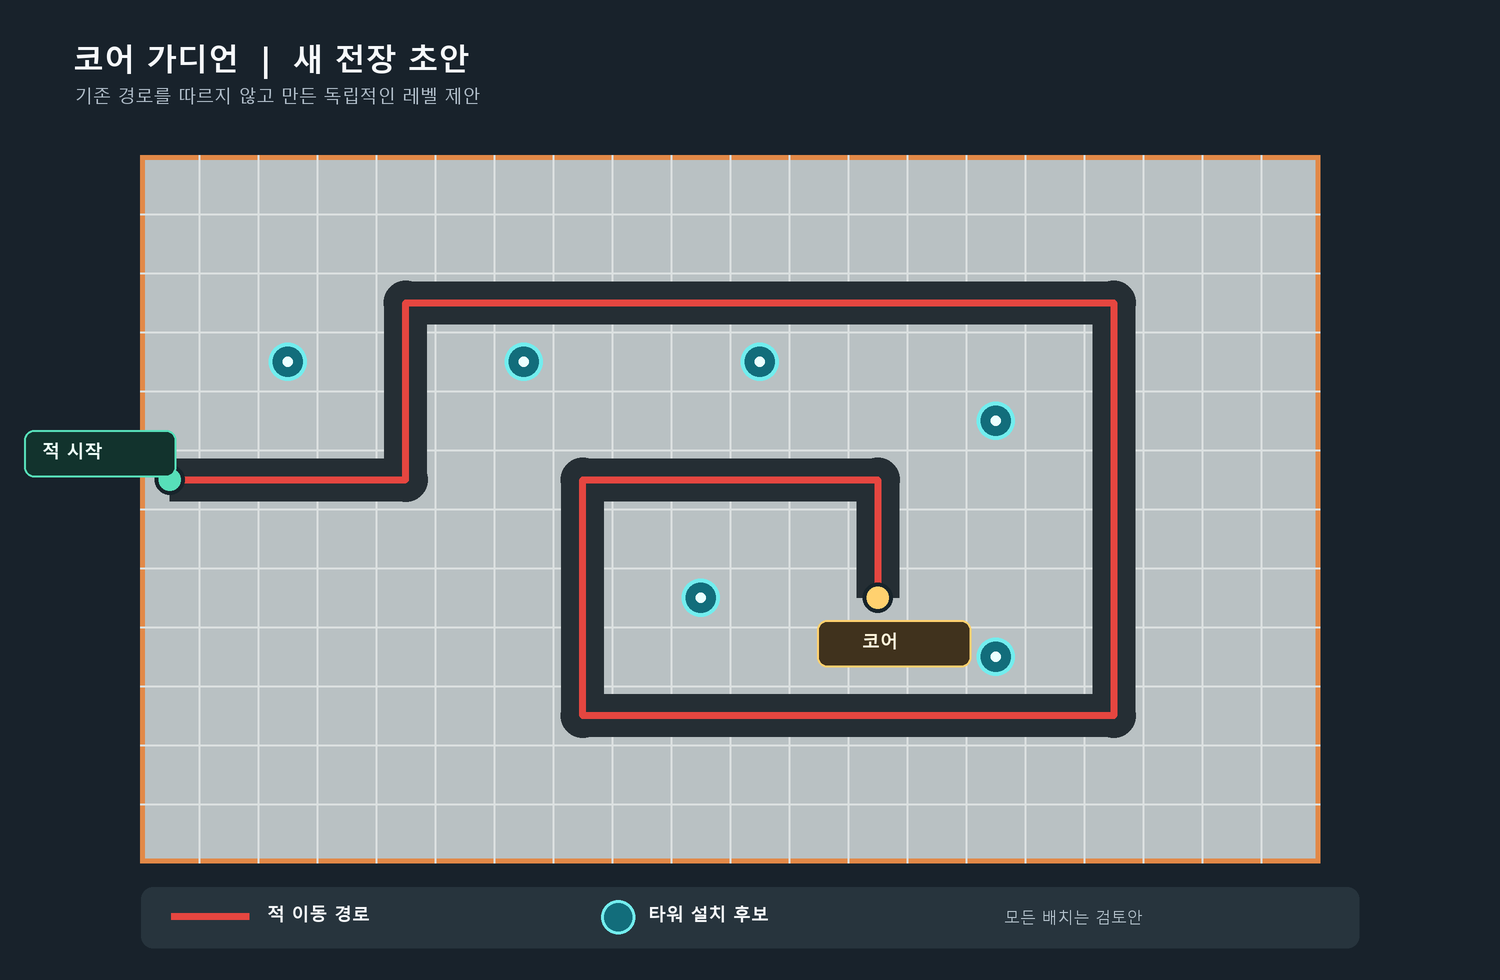

Here is the Python script that generated this plot:
from PIL import Image, ImageDraw, ImageFont


S = 2
W, H = 1500, 980
image = Image.new("RGB", (W * S, H * S), "#18222b")
draw = ImageDraw.Draw(image)
font_path = r"C:\Windows\Fonts\malgun.ttf"
bold_path = r"C:\Windows\Fonts\malgunbd.ttf"
title = ImageFont.truetype(bold_path, 31 * S)
sub = ImageFont.truetype(font_path, 18 * S)
label = ImageFont.truetype(bold_path, 18 * S)
small = ImageFont.truetype(font_path, 16 * S)


def text_at(x, y, value, font, color):
    draw.text((x * S, y * S), value, font=font, fill=color)


text_at(73, 37, "코어 가디언  |  새 전장 초안", title, "#f6f8fa")
text_at(75, 83, "기존 경로를 따르지 않고 만든 독립적인 레벨 제안", sub, "#aebbc7")

X, Y, T = 140, 155, 59
COLS, ROWS = 20, 12
draw.rectangle((X*S, Y*S, (X+COLS*T)*S, (Y+ROWS*T)*S), fill="#b9c1c3", outline="#e28948", width=5*S)
for c in range(1, COLS):
    x = (X+c*T)*S
    draw.line(((x, Y*S), (x, (Y+ROWS*T)*S)), fill="#dce1e1", width=2*S)
for r in range(1, ROWS):
    y = (Y+r*T)*S
    draw.line(((X*S, y), ((X+COLS*T)*S, y)), fill="#dce1e1", width=2*S)


def cell(c, r):
    return ((X+(c+0.5)*T)*S, (Y+(r+0.5)*T)*S)


# A new inward route: the enemy traverses an outer defense ring and then
# returns toward an inner core. The existing reference layout is not traced.
nodes = [(0, 5), (4, 5), (4, 2), (16, 2), (16, 9),
         (7, 9), (7, 5), (12, 5), (12, 7)]
points = [cell(*node) for node in nodes]
draw.line(points, fill="#252e34", width=43*S, joint="curve")
for x, y in points[1:-1]:
    rr = 22*S
    draw.ellipse((x-rr,y-rr,x+rr,y+rr), fill="#252e34")
draw.line(points, fill="#e64640", width=7*S, joint="curve")

# Candidate construction cells. They are intentionally few and spread over
# the route's three distinct attack windows; none is a committed placement.
candidates = [(2,3), (6,3), (10,3), (14,4), (14,8), (9,7)]
for c, r in candidates:
    cx, cy = cell(c,r)
    rr = 19*S
    draw.ellipse((cx-rr,cy-rr,cx+rr,cy+rr), fill="#126d7b", outline="#73edee", width=4*S)
    draw.ellipse((cx-5*S,cy-5*S,cx+5*S,cy+5*S), fill="#eaffff")

sx, sy = points[0]
ex, ey = points[-1]
for cx, cy, color in [(sx,sy,"#57dfb9"),(ex,ey,"#ffd16f")]:
    rr=15*S
    draw.ellipse((cx-rr,cy-rr,cx+rr,cy+rr),fill=color,outline="#17242b",width=4*S)

draw.rounded_rectangle((24*S,430*S,176*S,477*S),radius=10*S,fill="#12332d",outline="#57dfb9",width=2*S)
text_at(42, 438, "적 시작", label, "#edfff8")
draw.rounded_rectangle((817*S,620*S,971*S,667*S),radius=10*S,fill="#40321d",outline="#ffd16f",width=2*S)
text_at(862, 628, "코어", label, "#fff5db")

draw.rounded_rectangle((141*S,887*S,1359*S,948*S),radius=12*S,fill="#27343d")
draw.line(((171*S,916*S),(249*S,916*S)),fill="#e64640",width=7*S)
text_at(267, 901, "적 이동 경로", label, "#f6f8fa")
cx,cy=618*S,917*S
draw.ellipse((cx-17*S,cy-17*S,cx+17*S,cy+17*S),fill="#126d7b",outline="#73edee",width=3*S)
text_at(648, 901, "타워 설치 후보", label, "#f6f8fa")
text_at(1004, 906, "모든 배치는 검토안", small, "#b6c4ce")

image.resize((W,H),Image.Resampling.LANCZOS).save("core_guardian_new_level_draft.png")
